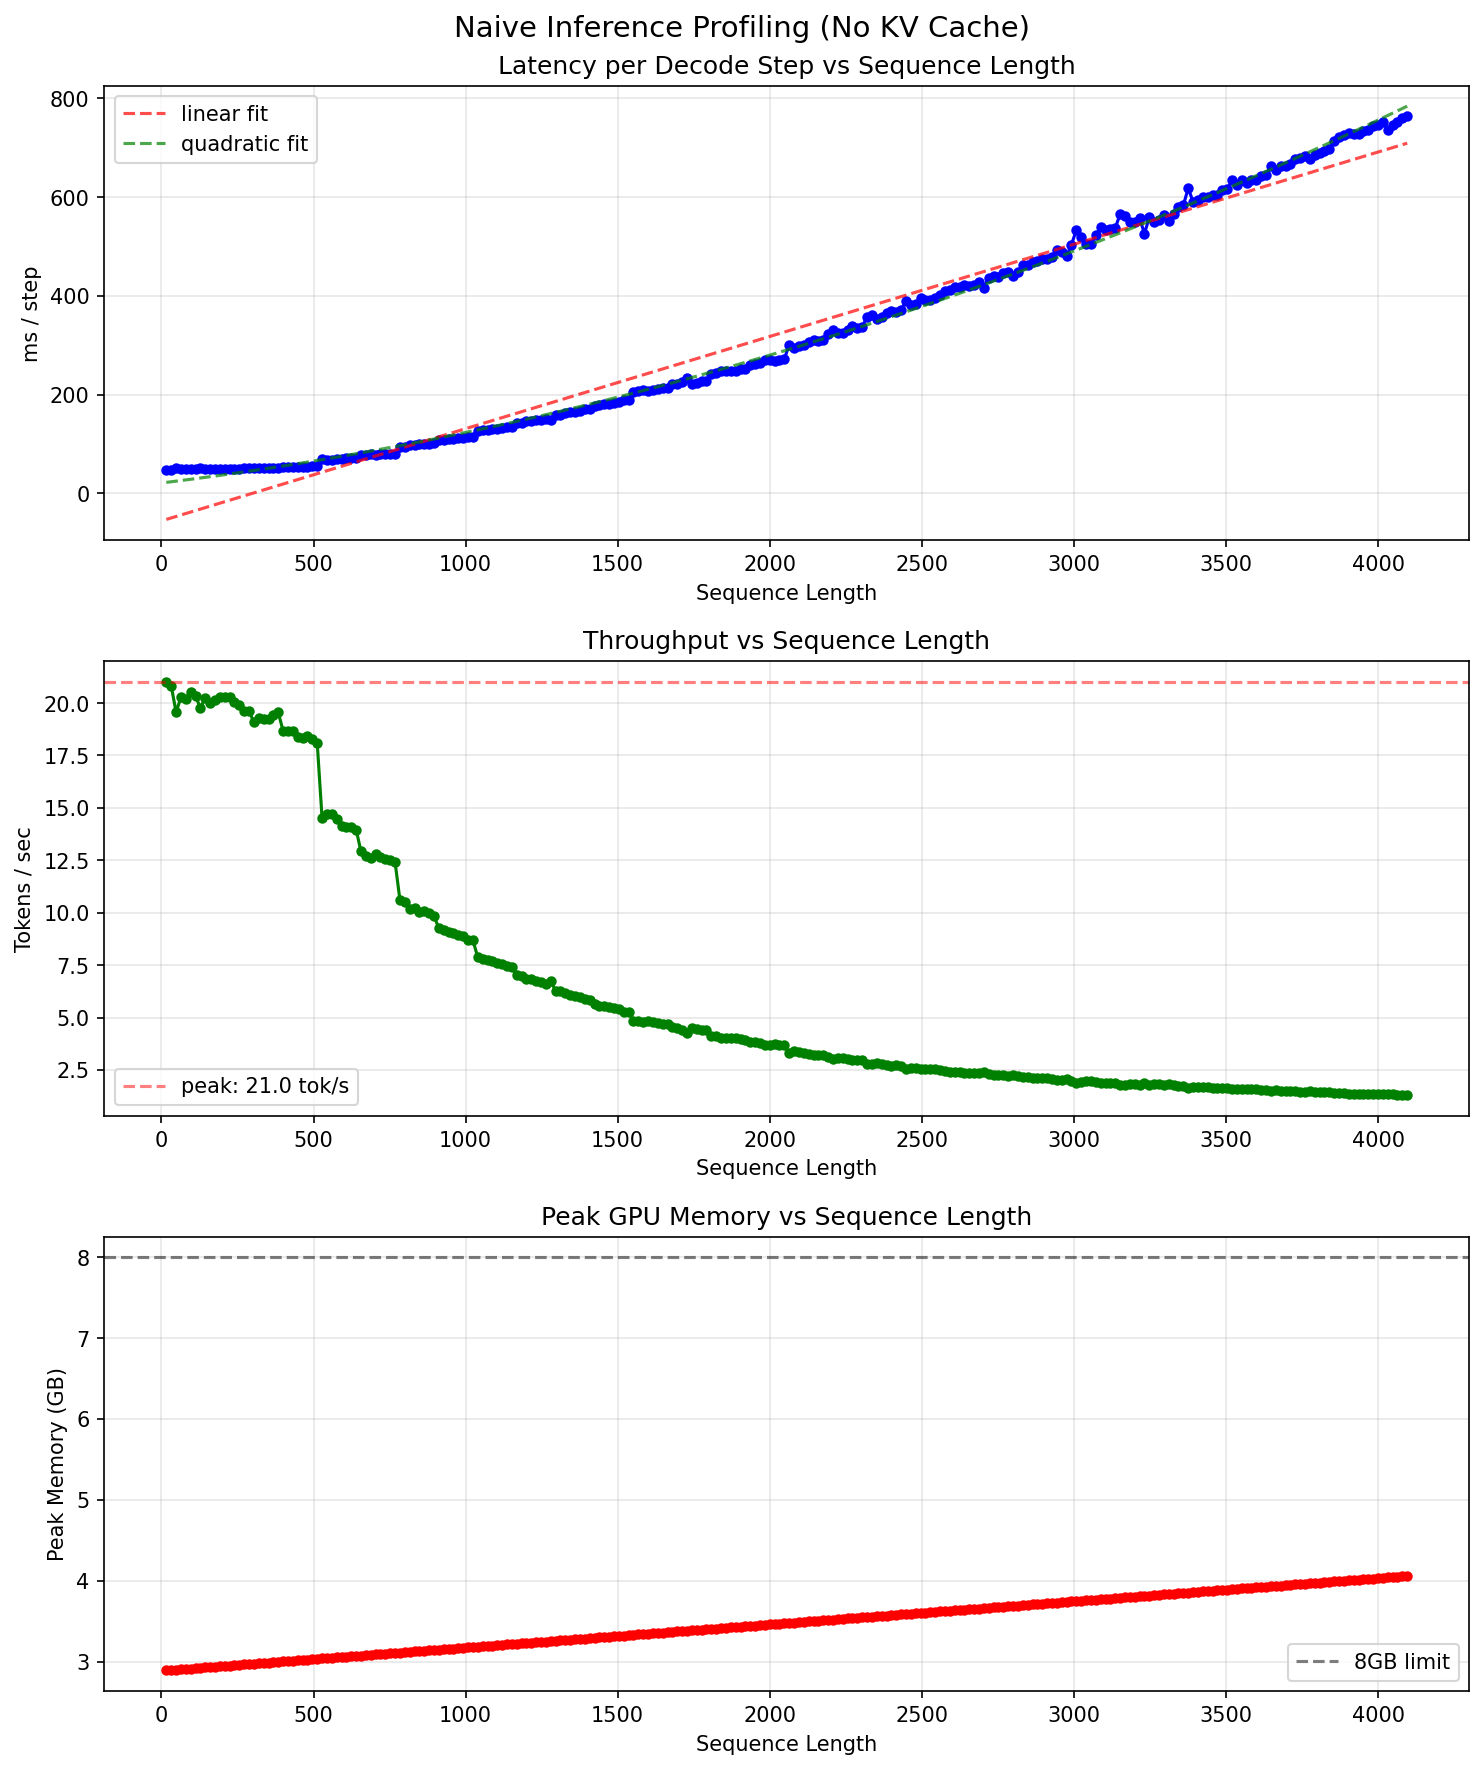

Reproduce this figure in Python.
# profile_naive.py
import torch
import time
import json
import matplotlib.pyplot as plt
import matplotlib
matplotlib.use('Agg')
from transformers import AutoTokenizer
from model import Qwen25_15B, ModelConfig
from weights import load_weights
from engine import Engine
from sampler import sample

def measure_single_step(model, input_ids, device):
    """精确测量单步前向的耗时，多次取中位数"""
    model.eval()
    runs = 5
    times = []
    
    with torch.no_grad():
        # 预热
        _ = model(input_ids)
        torch.cuda.synchronize()
        
        for _ in range(runs):
            torch.cuda.synchronize()
            t0 = time.perf_counter()
            _ = model(input_ids)
            torch.cuda.synchronize()
            times.append((time.perf_counter() - t0) * 1000)
        
        torch.cuda.empty_cache()  # 释放中间激活值占用的显存
    
    times.sort()
    return times[runs // 2]  # 取中位数，排除偶发抖动


def profile_decode_over_length(model, tokenizer, device, 
                                seq_lengths, max_per_length=5):
    """
    对每个 seq_len，构造对应长度的 input_ids，
    测量单步前向耗时（中位数）
    """
    results = []
    
    # 用真实 token 填充，避免 padding 导致的异常
    base_text = "The quick brown fox jumps over the lazy dog. " * 100
    base_ids = tokenizer.encode(base_text, return_tensors='pt').to(device)
    
    for seq_len in seq_lengths:
        if seq_len > base_ids.shape[1]:
            # 重复拼接直到够长
            repeats = (seq_len // base_ids.shape[1]) + 2
            long_ids = base_ids.repeat(1, repeats)
        else:
            long_ids = base_ids
        
        input_ids = long_ids[:, :seq_len]
        assert input_ids.shape[1] == seq_len
        
        # 显存统计
        torch.cuda.reset_peak_memory_stats()
        
        try:
            ms = measure_single_step(model, input_ids, device)
            peak_mem = torch.cuda.max_memory_allocated() / 1024**3
            
            results.append({
                'seq_len': seq_len,
                'ms_per_step': ms,
                'tokens_per_sec': 1000 / ms,
                'peak_mem_gb': peak_mem,
            })
            peak_mem_allocated = torch.cuda.max_memory_allocated() / 1024**3
            peak_mem_reserved  = torch.cuda.memory_reserved() / 1024**3

            print(f"seq_len={seq_len:5d}  {ms:7.2f}ms  "
                f"allocated={peak_mem_allocated:.3f}GB  "
                f"{1000/ms:6.1f} tok/s "
                f"reserved={peak_mem_reserved:.3f}GB")
            
        except torch.cuda.OutOfMemoryError:
            print(f"seq_len={seq_len:5d}  OOM")
            torch.cuda.empty_cache()
            break
    
    return results


def plot_results(results, save_path="profile_naive.png"):
    seq_lens = [r['seq_len'] for r in results]
    ms_steps = [r['ms_per_step'] for r in results]
    tps = [r['tokens_per_sec'] for r in results]
    mems = [r['peak_mem_gb'] for r in results]
    
    fig, axes = plt.subplots(3, 1, figsize=(10, 12))
    fig.suptitle('Naive Inference Profiling (No KV Cache)', fontsize=14)
    
    # 图1：ms/step vs seq_len
    axes[0].plot(seq_lens, ms_steps, 'b-o', markersize=4)
    axes[0].set_xlabel('Sequence Length')
    axes[0].set_ylabel('ms / step')
    axes[0].set_title('Latency per Decode Step vs Sequence Length')
    axes[0].grid(True, alpha=0.3)
    # 标注理论二次方趋势线
    if len(seq_lens) > 1:
        import numpy as np
        x = np.array(seq_lens)
        # 用前几个点拟合线性和二次
        coeffs_linear = np.polyfit(x, ms_steps, 1)
        coeffs_quad = np.polyfit(x, ms_steps, 2)
        x_fit = np.linspace(x[0], x[-1], 200)
        axes[0].plot(x_fit, np.polyval(coeffs_linear, x_fit), 
                    'r--', alpha=0.7, label='linear fit')
        axes[0].plot(x_fit, np.polyval(coeffs_quad, x_fit), 
                    'g--', alpha=0.7, label='quadratic fit')
        axes[0].legend()
    
    # 图2：tokens/sec vs seq_len
    axes[1].plot(seq_lens, tps, 'g-o', markersize=4)
    axes[1].set_xlabel('Sequence Length')
    axes[1].set_ylabel('Tokens / sec')
    axes[1].set_title('Throughput vs Sequence Length')
    axes[1].grid(True, alpha=0.3)
    axes[1].axhline(y=max(tps), color='r', linestyle='--', 
                   alpha=0.5, label=f'peak: {max(tps):.1f} tok/s')
    axes[1].legend()
    
    # 图3：显存 vs seq_len
    axes[2].plot(seq_lens, mems, 'r-o', markersize=4)
    axes[2].set_xlabel('Sequence Length')
    axes[2].set_ylabel('Peak Memory (GB)')
    axes[2].set_title('Peak GPU Memory vs Sequence Length')
    axes[2].grid(True, alpha=0.3)
    axes[2].axhline(y=8.0, color='k', linestyle='--', 
                   alpha=0.5, label='8GB limit')
    axes[2].legend()
    
    plt.tight_layout()
    plt.savefig(save_path, dpi=150, bbox_inches='tight')
    print(f"\n图表已保存到 {save_path}")


if __name__ == "__main__":
    device = 'cuda'
    cfg = ModelConfig()
    model = Qwen25_15B(cfg)
    model = load_weights(model, "./weights")
    model = model.to(torch.bfloat16).to(device)
    tokenizer = AutoTokenizer.from_pretrained("./weights")

    # seq_len 从 16 到 4096，间隔 16
    import numpy as np
    seq_lengths = list(range(16, 4097, 16))  # 256 个数据点

    print(f"{'seq_len':>8} {'ms/step':>10} {'tok/s':>8} {'mem(GB)':>10}")
    print("-" * 45)
    
    results = profile_decode_over_length(model, tokenizer, device, seq_lengths)
    
    # 保存原始数据
    with open("profile_naive.json", "w") as f:
        json.dump(results, f, indent=2)
    print(f"\n数据已保存到 profile_naive.json")
    
    # 出图
    plot_results(results)
    
    # 打印关键统计
    print("\n=== 关键统计 ===")
    print(f"seq_len=16:   {results[0]['ms_per_step']:.2f}ms")
    if len(results) >= 32:
        print(f"seq_len=512:  {results[31]['ms_per_step']:.2f}ms")
    if len(results) >= 64:
        print(f"seq_len=1024: {results[63]['ms_per_step']:.2f}ms")
    if len(results) >= 128:
        print(f"seq_len=2048: {results[127]['ms_per_step']:.2f}ms")
    if len(results) >= 256:
        print(f"seq_len=4096: {results[255]['ms_per_step']:.2f}ms")
    if len(results) > 1:
        ratio = results[-1]['ms_per_step'] / results[0]['ms_per_step']
        print(f"增长倍数 (first→last): {ratio:.2f}x")
